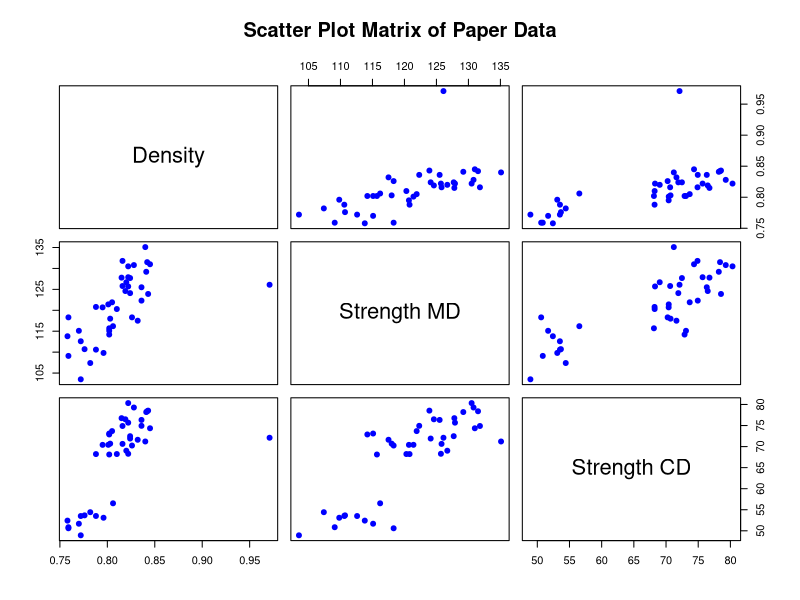
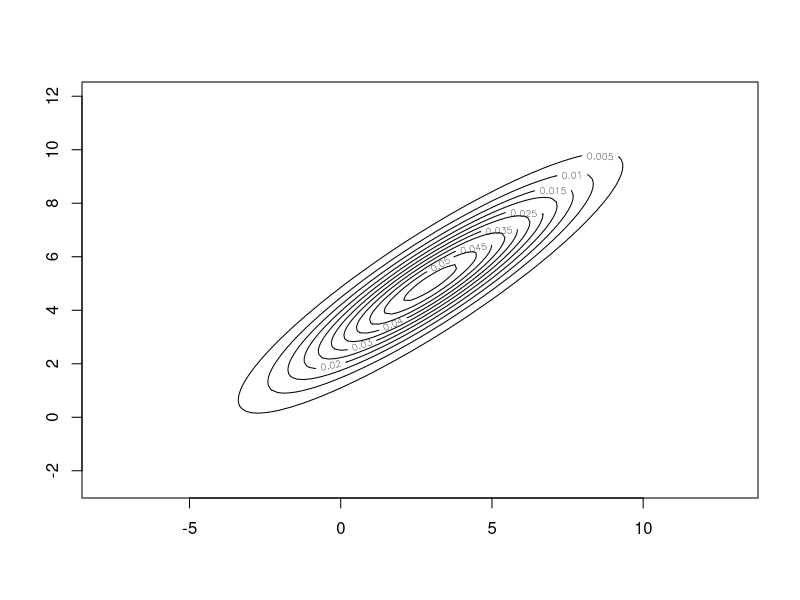
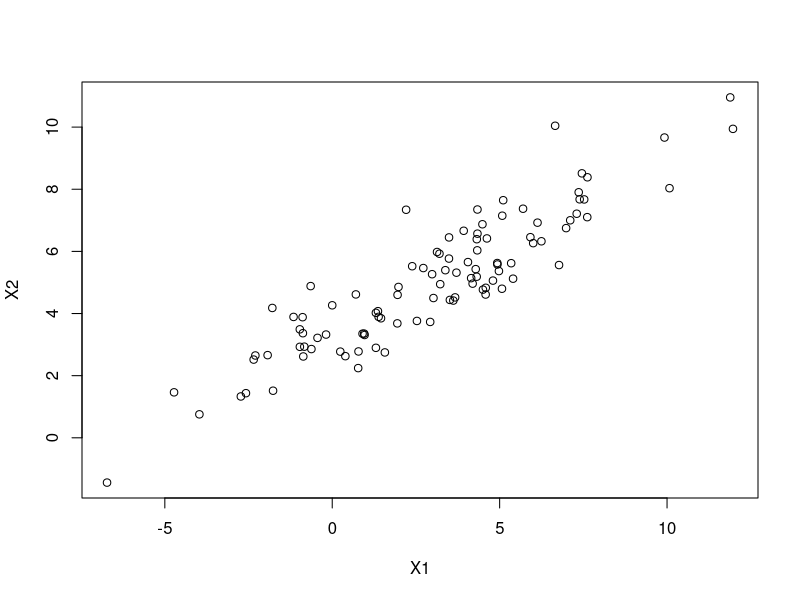

Recreate these plots in R, in order.
## ---- chunk 1
knitr::opts_chunk$set(echo = TRUE)
library(readr)
data <- read_delim("T1-2.txt", delim="  ", col_names=FALSE)
colnames(data) <- c("","Density", "Strength MD", "Strength CD")
## ---- chunk 2
var_summary <- function(data) {
    s <- summary(data)
    var_data <- sapply(data, var, na.rm = TRUE)
    r <- rbind(s, Variance = var_data)
    return(r)
}
var_summary(data)
## ---- chunk 3
pairs(data[, 2:4], 
      main="Scatter Plot Matrix of Paper Data", 
      pch=19, 
      col="blue")
## ---- chunk 4
outlier <- data[data$Density == max(data$Density), ]
outlier
## ---- chunk 5
library(mvtnorm)
library(MASS)
mu <- c(3, 5)
sigma1 <- sqrt(10)
sigma2 <- sqrt(4)
rho <- 0.9
cov_12 <- rho * sigma1 * sigma2
Sigma <- matrix(c(10, cov_12, cov_12, 4), ncol=2)
samples <- mvrnorm(n = 100, mu = mu, Sigma = Sigma)
x <- seq(min(samples[,1]) - 1, max(samples[,1]) + 1, length=100)
y <- seq(min(samples[,2]) - 1, max(samples[,2]) + 1, length=100)
z <- matrix(0, ncol=length(x), nrow=length(y))
for (i in 1:length(x)) {
  for (j in 1:length(y)) {
    z[j,i] <- dmvnorm(c(x[i], y[j]), mean=mu, sigma=Sigma)
  }
}

contour(x, y, z)
## ---- chunk 6
plot(samples, xlab="X1", ylab="X2")
## ---- chunk 7
summary(samples)
